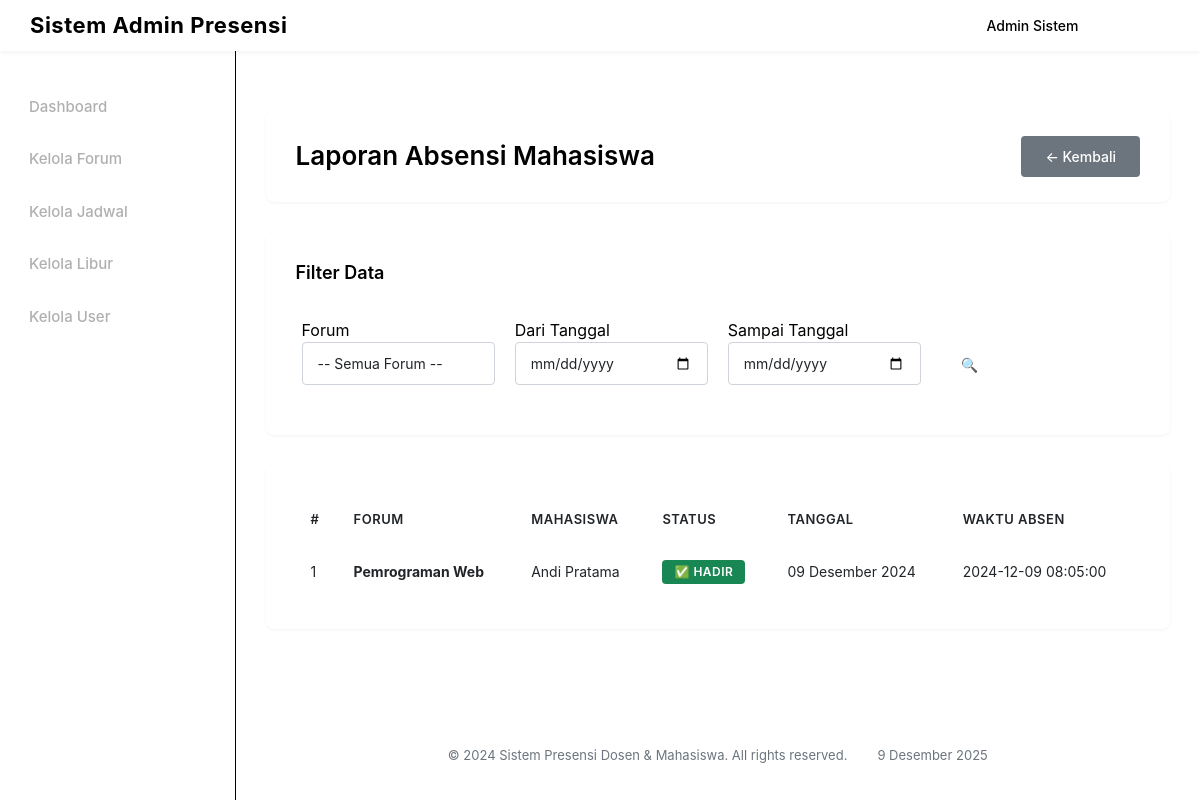
Page /admin/laporan_mahasiswa.php (signed in) on the committed database.
### tables this page shows
CREATE TABLE attendance (
    id INT AUTO_INCREMENT PRIMARY KEY,
    jadwal_id INT NOT NULL,
    mahasiswa_id INT NOT NULL,
    status ENUM('hadir', 'izin', 'sakit', 'alpha') DEFAULT 'alpha',
    waktu_absen DATETIME,
    keterangan TEXT,
    created_at TIMESTAMP DEFAULT CURRENT_TIMESTAMP,
    FOREIGN KEY (jadwal_id) REFERENCES jadwal_absensi(id) ON DELETE CASCADE,
    FOREIGN KEY (mahasiswa_id) REFERENCES users(id) ON DELETE CASCADE
);

CREATE TABLE forums (
    id INT AUTO_INCREMENT PRIMARY KEY,
    kode_forum VARCHAR(20) NOT NULL UNIQUE,
    judul VARCHAR(100) NOT NULL,
    deskripsi TEXT,
    dosen_id INT,
    created_by INT,
    created_at TIMESTAMP DEFAULT CURRENT_TIMESTAMP,
    FOREIGN KEY (dosen_id) REFERENCES users(id) ON DELETE CASCADE,
    FOREIGN KEY (created_by) REFERENCES users(id) ON DELETE CASCADE
);

CREATE TABLE users (
    id INT AUTO_INCREMENT PRIMARY KEY,
    username VARCHAR(50) NOT NULL UNIQUE,
    password VARCHAR(255) NOT NULL,
    nama_lengkap VARCHAR(100) NOT NULL,
    email VARCHAR(100),
    nim_nip VARCHAR(20),
    role ENUM('admin', 'dosen', 'mahasiswa') NOT NULL,
    created_at TIMESTAMP DEFAULT CURRENT_TIMESTAMP
);

CREATE TABLE jadwal_absensi (
    id INT AUTO_INCREMENT PRIMARY KEY,
    forum_id INT NOT NULL,
    tanggal DATE NOT NULL,
    waktu_mulai TIME NOT NULL,
    waktu_selesai TIME NOT NULL,
    topik VARCHAR(200),
    status ENUM('aktif', 'selesai') DEFAULT 'aktif',
    created_by INT,
    created_at TIMESTAMP DEFAULT CURRENT_TIMESTAMP,
    FOREIGN KEY (forum_id) REFERENCES forums(id) ON DELETE CASCADE,
    FOREIGN KEY (created_by) REFERENCES users(id) ON DELETE CASCADE
);

### includes/functions.php (called while the page is built, shortened)
<?php
function formatTanggalIndo($date) {
    $bulan = array(
        1 => 'Januari', 'Februari', 'Maret', 'April', 'Mei', 'Juni',
        'Juli', 'Agustus', 'September', 'Oktober', 'November', 'Desember'
    );
    $split = explode('-', $date);
    return $split[2] . ' ' . $bulan[(int)$split[1]] . ' ' . $split[0];
}
?>

### admin/laporan_mahasiswa.php (the view, shortened to what this page needs)
<?php
require_once __DIR__ . '/../config.php';
require_once __DIR__ . '/../includes/functions.php';
$from = $_GET['from'] ?? '';
$to = $_GET['to'] ?? '';
$sql = "SELECT f.judul AS nama_forum, u.nama_lengkap AS mahasiswa, a.status, a.waktu_absen, j.tanggal
        FROM attendance a
        JOIN jadwal_absensi j ON a.jadwal_id = j.id
        JOIN users u ON a.mahasiswa_id = u.id
        JOIN forums f ON j.forum_id = f.id";
$sql .= " ORDER BY j.tanggal DESC, a.waktu_absen DESC";
$stmt = $conn->prepare($sql);
$stmt->execute();
$res = $stmt->get_result();
include __DIR__ . '/../includes/header.php';
?>
<div class="page-wrapper">
  <div class="container">
    <div class="page-header">
      <h3>Laporan Absensi Mahasiswa</h3>
      <a href="dashboard.php" class="btn-back">← Kembali</a>
    </div>
    <div class="form-card">
      <h5>Filter Data</h5>
      <form class="row g-2" method="get">
        <div class="col-md-3">
          <label>Forum</label>
          <select name="forum_id" class="form-control">
            <option value="">-- Semua Forum --</option>
          </select>
        </div>
        <div class="col-md-3">
          <label>Dari Tanggal</label>
          <input type="date" name="from" class="form-control" value="<?=$from?>">
        </div>
        <div class="col-md-3">
          <label>Sampai Tanggal</label>
          <input type="date" name="to" class="form-control" value="<?=$to?>">
        </div>
        <div class="col-md-3" style="display: flex; align-items: flex-end;">
          <button class="btn btn-primary">🔍 Tampilkan</button>
        </div>
      </form>
    </div>
    <div class="table-card">
      <table class="table">
        <thead>
          <tr>
            <th>#</th>
            <th>Forum</th>
            <th>Mahasiswa</th>
            <th>Status</th>
            <th>Tanggal</th>
            <th>Waktu Absen</th>
          </tr>
        </thead>
        <tbody>
          <?php $i=1; while($r = $res->fetch_assoc()): ?>
          <tr>
            <td><?=$i++?></td>
            <td><strong><?=htmlspecialchars($r['nama_forum'])?></strong></td>
            <td><?=htmlspecialchars($r['mahasiswa'])?></td>
            <td>
              <?php if($r['status'] == 'hadir'): ?>
                <span class="badge bg-success">✅ Hadir</span>
              <?php elseif($r['status'] == 'izin'): ?>
                <span class="badge bg-warning text-dark">📄 Izin</span>
              <?php elseif($r['status'] == 'sakit'): ?>
                <span class="badge bg-danger">🏥 Sakit</span>
              <?php else: ?>
                <span class="badge bg-dark">❌ Alpha</span>
              <?php endif; ?>
            </td>
            <td><?=htmlspecialchars(formatTanggalIndo($r['tanggal']))?></td>
            <td><?=htmlspecialchars($r['waktu_absen'] ?? '-')?></td>
          </tr>
          <?php endwhile; ?>
        </tbody>
      </table>
    </div>
  </div>
</div>
<?php include __DIR__ . '/../includes/footer.php'; ?>

### assets/css/style.css (style rules this page uses)
* { margin: 0; padding: 0; box-sizing: border-box; }
html, body { height: 100%; }
body { font-family: -apple-system, BlinkMacSystemFont, 'Segoe UI', Roboto, 'Helvetica Neue', Arial, sans-serif; background-color: var(--light-color); color: var(--dark-color); }
body.layout-with-sidebar { display: grid; grid-template-areas: "header header" "sidebar main" "sidebar footer"; grid-template-columns: var(--sidebar-width) 1fr; grid-template-rows: var(--header-height) 1fr auto; min-height: 100vh; }
.container, .container-fluid { max-width: 1200px; margin: 0 auto; padding: 0; }
.page-wrapper { background: var(--light-color); padding: 30px 0; min-height: calc(100vh - 200px); }
.page-header { background: #ffffff; padding: 25px 30px; border-radius: 8px; margin-bottom: 30px; border: 1px solid var(--border-color); display: flex; justify-content: space-between; align-items: center; box-shadow: 0 1px 3px rgba(0,0,0,0.05); }
.page-header h3 { margin: 0; font-size: 26px; font-weight: 600; color: var(--dark-color); }
.btn-back { background: #6c757d; color: #ffffff; padding: 10px 24px; border-radius: 4px; text-decoration: none; font-weight: 500; font-size: 14px; transition: all 0.3s ease; display: inline-block; }
.form-card { background: #ffffff; padding: 30px; border-radius: 8px; border: 1px solid var(--border-color); margin-bottom: 30px; box-shadow: 0 1px 3px rgba(0,0,0,0.05); }
.form-card h5 { font-size: 18px; font-weight: 600; color: var(--dark-color); margin: 0 0 20px 0; padding-bottom: 15px; border-bottom: 1px solid var(--border-color); }
.form-control, .form-select { border: 1px solid #ced4da; border-radius: 4px; padding: 10px 15px; font-size: 14px; transition: all 0.3s ease; background-color: #ffffff; }
.row.g-2 > * { padding: 0 10px; margin-bottom: 20px; }
.col-md-3 { flex: 0 0 25%; max-width: 25%; }
.btn { border-radius: 4px; font-weight: 500; font-size: 14px; transition: all 0.3s ease; border: none; cursor: pointer; text-decoration: none; display: inline-block; text-align: center; }
.btn-primary { background: var(--primary-color); color: #ffffff; padding: 10px 20px; }
.table-card { background: #ffffff; padding: 30px; border-radius: 8px; border: 1px solid var(--border-color); overflow-x: auto; box-shadow: 0 1px 3px rgba(0,0,0,0.05); }
.table { width: 100%; border-collapse: collapse; margin: 0; font-size: 14px; }
.table thead { background: var(--light-color); }
.table thead th { color: var(--primary-color); font-weight: 600; font-size: 13px; text-transform: uppercase; letter-spacing: 0.5px; padding: 15px; border-bottom: 2px solid var(--border-color); text-align: left; }
.table tbody td { padding: 15px; vertical-align: middle; border-bottom: 1px solid var(--border-color); color: var(--dark-color); }
.table tbody tr:last-child td { border-bottom: none; }
.badge { display: inline-block; padding: 6px 12px; border-radius: 4px; font-size: 12px; font-weight: 600; text-transform: uppercase; letter-spacing: 0.5px; }
.bg-success { background-color: var(--success-color); color: #ffffff; }

### rows in the picture
attendance: forums.judul "Pemrograman Web", mahasiswa.nama_lengkap "Andi Pratama", status "✅ HADIR", jadwal.tanggal "09 Desember 2024", waktu_absen "2024-12-09 08:05:00"

### other values in the picture
$_SESSION['nama'] "Admin Sistem"
